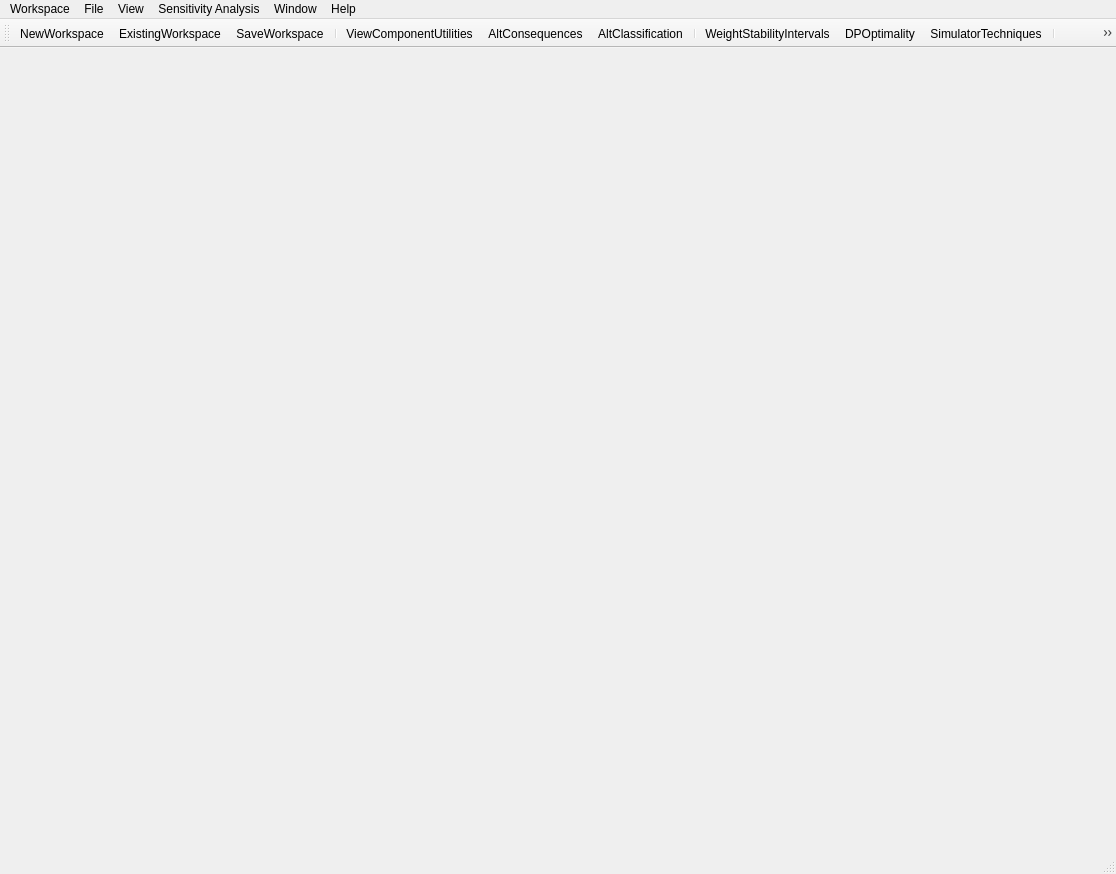
<?xml version="1.0" encoding="UTF-8"?>
<ui version="4.0">
 <class>MainWindow</class>
 <widget class="QMainWindow" name="MainWindow">
  <property name="geometry">
   <rect>
    <x>0</x>
    <y>0</y>
    <width>1116</width>
    <height>874</height>
   </rect>
  </property>
  <property name="windowTitle">
   <string>GMAA</string>
  </property>
  <widget class="QWidget" name="centralwidget"/>
  <widget class="QMenuBar" name="menubar">
   <property name="geometry">
    <rect>
     <x>0</x>
     <y>0</y>
     <width>1116</width>
     <height>26</height>
    </rect>
   </property>
   <widget class="QMenu" name="menuWorkspace">
    <property name="title">
     <string>Workspace</string>
    </property>
    <addaction name="actionNew_Workspace"/>
    <addaction name="actionOpen_Workspace"/>
    <addaction name="actionSave_WorkSpace"/>
    <addaction name="actionSave_WorkSpace_As"/>
    <addaction name="actionClose_WorkSpace"/>
    <addaction name="separator"/>
    <addaction name="actionPrint"/>
    <addaction name="actionPrint_Preview"/>
    <addaction name="actionPrint_Setup"/>
    <addaction name="actionSave_Results_to_File"/>
    <addaction name="separator"/>
    <addaction name="actionExit"/>
   </widget>
   <widget class="QMenu" name="menuFile">
    <property name="title">
     <string>File</string>
    </property>
    <widget class="QMenu" name="menuOpen_File">
     <property name="title">
      <string>Open File</string>
     </property>
     <addaction name="actionComponent_Utilities_File"/>
     <addaction name="actionAlt_Consequences_File"/>
     <addaction name="actionWeights_File"/>
    </widget>
    <addaction name="menuOpen_File"/>
    <addaction name="actionSave_File_As"/>
   </widget>
   <widget class="QMenu" name="menuView">
    <property name="title">
     <string>View</string>
    </property>
    <addaction name="actionView_Component_Utilities"/>
    <addaction name="actionView_Alt_Consequences"/>
    <addaction name="separator"/>
    <addaction name="actionView_Alt_Classification"/>
   </widget>
   <widget class="QMenu" name="menuSensitivity">
    <property name="title">
     <string>Sensitivity Analysis</string>
    </property>
    <addaction name="actionWeight_Stability_Intervals"/>
    <addaction name="actionDominance_Potential_Optimality"/>
    <addaction name="actionSimulation_Techniques_for_SA"/>
   </widget>
   <widget class="QMenu" name="menuWindow">
    <property name="title">
     <string>Window</string>
    </property>
   </widget>
   <widget class="QMenu" name="menuHelp">
    <property name="title">
     <string>Help</string>
    </property>
    <addaction name="actionGuide"/>
    <addaction name="actionWhat_is_GMAA"/>
    <addaction name="separator"/>
    <addaction name="actionCredits"/>
    <addaction name="separator"/>
    <addaction name="actionLogOut"/>
   </widget>
   <addaction name="menuWorkspace"/>
   <addaction name="menuFile"/>
   <addaction name="menuView"/>
   <addaction name="menuSensitivity"/>
   <addaction name="menuWindow"/>
   <addaction name="menuHelp"/>
  </widget>
  <widget class="QToolBar" name="toolBarWGMAA">
   <property name="windowTitle">
    <string>toolBar</string>
   </property>
   <attribute name="toolBarArea">
    <enum>TopToolBarArea</enum>
   </attribute>
   <attribute name="toolBarBreak">
    <bool>false</bool>
   </attribute>
   <addaction name="actionNewWorkspace"/>
   <addaction name="actionExistingWorkspace"/>
   <addaction name="actionSaveWorkspace"/>
   <addaction name="separator"/>
   <addaction name="actionViewComponentUtilities"/>
   <addaction name="actionAltConsequences"/>
   <addaction name="actionAltClassification"/>
   <addaction name="separator"/>
   <addaction name="actionWeightStabilityIntervals"/>
   <addaction name="actionDPOptimality"/>
   <addaction name="actionSimulatorTechniques"/>
   <addaction name="separator"/>
   <addaction name="actionPrinter"/>
   <addaction name="separator"/>
   <addaction name="actionLightBulb"/>
  </widget>
  <widget class="QStatusBar" name="statusBar"/>
  <action name="actionNew_Workspace">
   <property name="text">
    <string>New WorkSpace</string>
   </property>
   <property name="shortcut">
    <string>Ctrl+N</string>
   </property>
  </action>
  <action name="actionOpen_Workspace">
   <property name="text">
    <string>Open Workspace...</string>
   </property>
   <property name="shortcut">
    <string>Ctrl+O</string>
   </property>
  </action>
  <action name="actionSave_WorkSpace">
   <property name="text">
    <string>Save WorkSpace</string>
   </property>
   <property name="shortcut">
    <string>Ctrl+S</string>
   </property>
  </action>
  <action name="actionSave_WorkSpace_As">
   <property name="text">
    <string>Save WorkSpace As...</string>
   </property>
  </action>
  <action name="actionClose_WorkSpace">
   <property name="text">
    <string>Close WorkSpace</string>
   </property>
   <property name="shortcut">
    <string>Ctrl+C</string>
   </property>
  </action>
  <action name="actionPrint">
   <property name="text">
    <string>Print...</string>
   </property>
   <property name="shortcut">
    <string>Ctrl+I</string>
   </property>
  </action>
  <action name="actionPrint_Preview">
   <property name="text">
    <string>Print Preview</string>
   </property>
  </action>
  <action name="actionPrint_Setup">
   <property name="text">
    <string>Print Setup</string>
   </property>
  </action>
  <action name="actionSave_Results_to_File">
   <property name="text">
    <string>Save Results to File</string>
   </property>
  </action>
  <action name="actionExit">
   <property name="text">
    <string>Exit</string>
   </property>
  </action>
  <action name="actionSave_File_As">
   <property name="text">
    <string>Save File As</string>
   </property>
  </action>
  <action name="actionComponent_Utilities_File">
   <property name="text">
    <string>Component Utilities File...</string>
   </property>
  </action>
  <action name="actionAlt_Consequences_File">
   <property name="text">
    <string>Alt. Consequences File...+</string>
   </property>
  </action>
  <action name="actionWeights_File">
   <property name="text">
    <string>Weights File...</string>
   </property>
  </action>
  <action name="actionView_Component_Utilities">
   <property name="text">
    <string>View Component Utilities</string>
   </property>
  </action>
  <action name="actionView_Alt_Consequences">
   <property name="text">
    <string>View Alt. Consequences</string>
   </property>
  </action>
  <action name="actionView_Alt_Classification">
   <property name="text">
    <string>View Alt. Classification</string>
   </property>
  </action>
  <action name="actionWeight_Stability_Intervals">
   <property name="text">
    <string>Weight Stability Intervals</string>
   </property>
  </action>
  <action name="actionDominance_Potential_Optimality">
   <property name="text">
    <string>Dominance/Potential Optimality</string>
   </property>
  </action>
  <action name="actionSimulation_Techniques_for_SA">
   <property name="text">
    <string>Simulation Techniques for SA</string>
   </property>
  </action>
  <action name="actionNewWorkspace">
   <property name="icon">
    <iconset>
     <normaloff>images/hammer--plus.png</normaloff>images/hammer--plus.png</iconset>
   </property>
   <property name="text">
    <string>NewWorkspace</string>
   </property>
  </action>
  <action name="actionExistingWorkspace">
   <property name="icon">
    <iconset>
     <normaloff>images/folder.png</normaloff>images/folder.png</iconset>
   </property>
   <property name="text">
    <string>ExistingWorkspace</string>
   </property>
  </action>
  <action name="actionSaveWorkspace">
   <property name="icon">
    <iconset>
     <normaloff>images/disk-black.png</normaloff>images/disk-black.png</iconset>
   </property>
   <property name="text">
    <string>SaveWorkspace</string>
   </property>
  </action>
  <action name="actionViewComponentUtilities">
   <property name="icon">
    <iconset>
     <normaloff>images/application-wave.png</normaloff>images/application-wave.png</iconset>
   </property>
   <property name="text">
    <string>ViewComponentUtilities</string>
   </property>
  </action>
  <action name="actionAltConsequences">
   <property name="icon">
    <iconset>
     <normaloff>images/application-detail.png</normaloff>images/application-detail.png</iconset>
   </property>
   <property name="text">
    <string>AltConsequences</string>
   </property>
  </action>
  <action name="actionAltClassification">
   <property name="icon">
    <iconset>
     <normaloff>images/chart.png</normaloff>images/chart.png</iconset>
   </property>
   <property name="text">
    <string>AltClassification</string>
   </property>
  </action>
  <action name="actionWeightStabilityIntervals">
   <property name="icon">
    <iconset>
     <normaloff>images/ui-slider-050.png</normaloff>images/ui-slider-050.png</iconset>
   </property>
   <property name="text">
    <string>WeightStabilityIntervals</string>
   </property>
  </action>
  <action name="actionDPOptimality">
   <property name="icon">
    <iconset>
     <normaloff>images/script-attribute-s.png</normaloff>images/script-attribute-s.png</iconset>
   </property>
   <property name="text">
    <string>DPOptimality</string>
   </property>
  </action>
  <action name="actionSimulatorTechniques">
   <property name="icon">
    <iconset>
     <normaloff>images/layers-alignment-middle.png</normaloff>images/layers-alignment-middle.png</iconset>
   </property>
   <property name="text">
    <string>SimulatorTechniques</string>
   </property>
  </action>
  <action name="actionPrinter">
   <property name="icon">
    <iconset>
     <normaloff>images/printer.png</normaloff>images/printer.png</iconset>
   </property>
   <property name="text">
    <string>Printer</string>
   </property>
  </action>
  <action name="actionLightBulb">
   <property name="icon">
    <iconset>
     <normaloff>images/light-bulb.png</normaloff>images/light-bulb.png</iconset>
   </property>
   <property name="text">
    <string>LightBulb</string>
   </property>
  </action>
  <action name="actionGuide">
   <property name="text">
    <string>Guide</string>
   </property>
  </action>
  <action name="actionWhat_is_GMAA">
   <property name="text">
    <string>What is GMAA</string>
   </property>
  </action>
  <action name="actionCredits">
   <property name="text">
    <string>Credits</string>
   </property>
  </action>
  <action name="actionLogOut">
   <property name="text">
    <string>Log Out</string>
   </property>
  </action>
  <action name="actionLog_In_2">
   <property name="text">
    <string>Log In</string>
   </property>
  </action>
 </widget>
 <resources/>
 <connections/>
</ui>
